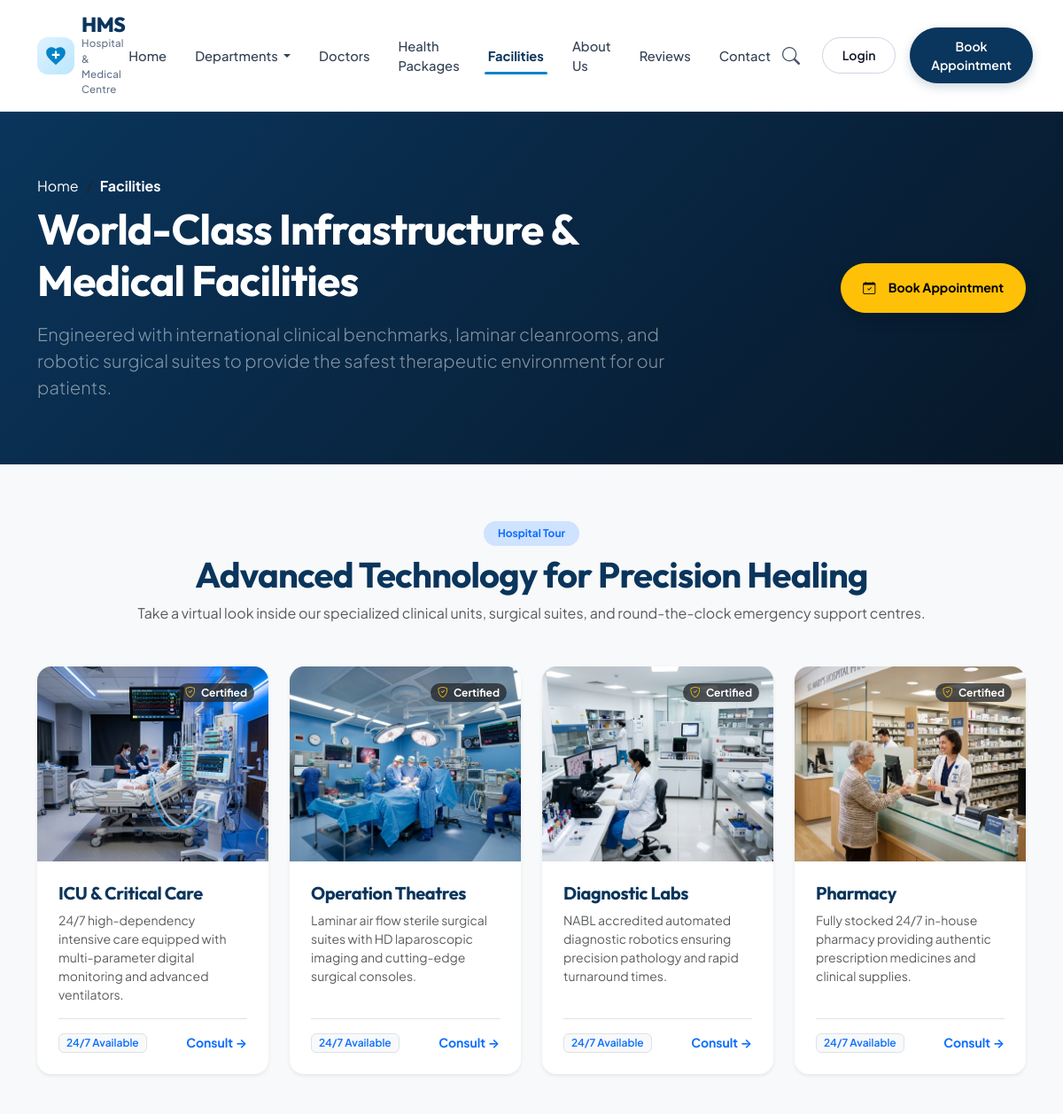
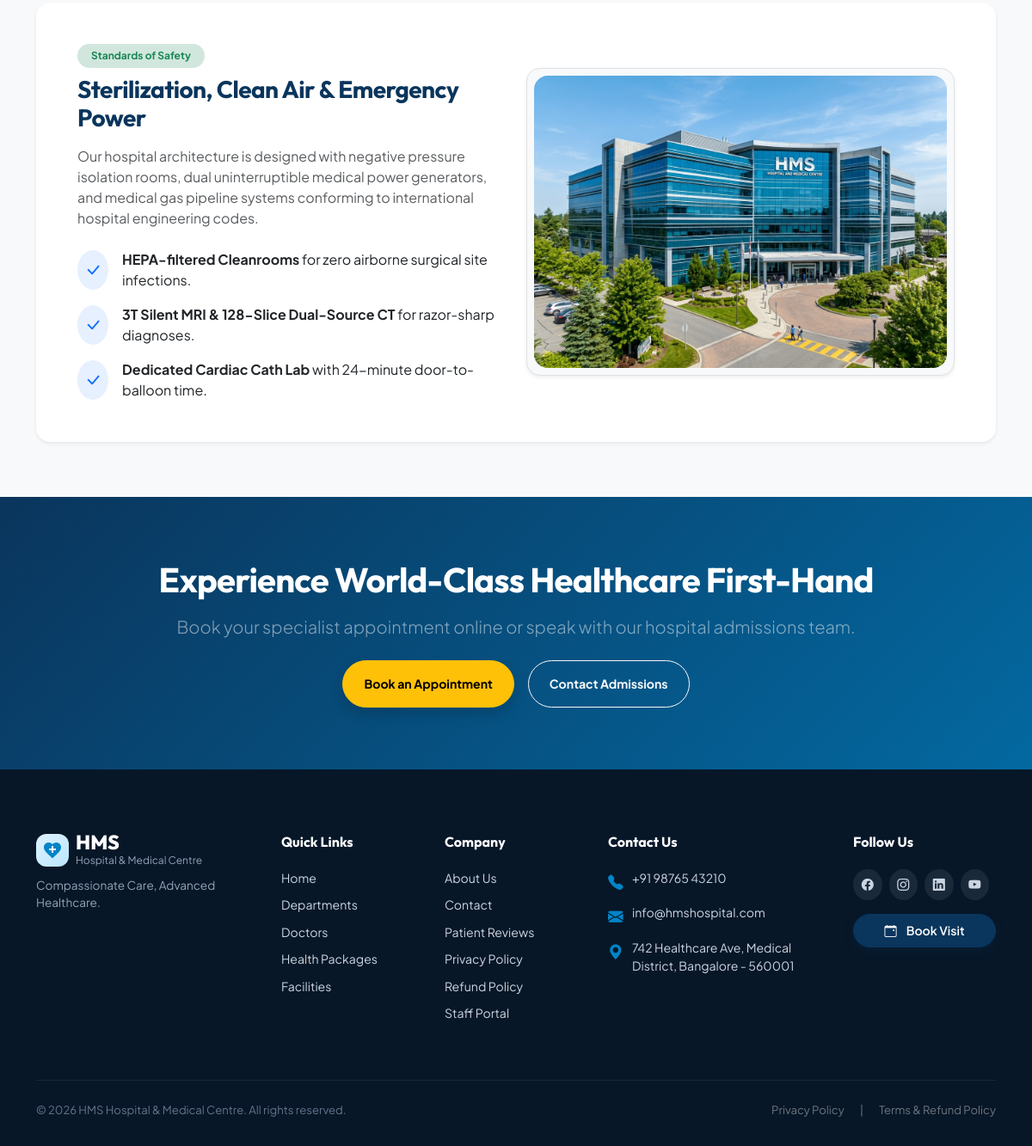
/gallery.php, run on the app's committed database (2 pictures, top to bottom).
### tables this page shows
CREATE TABLE IF NOT EXISTS `facilities` (
  `id` INT AUTO_INCREMENT PRIMARY KEY,
  `name` VARCHAR(100) NOT NULL,
  `image` VARCHAR(255) NOT NULL,
  `description` TEXT,
  `status` TINYINT(1) DEFAULT 1
);

### includes/functions.php (called while the page is built, shortened)
<?php
function isLoggedIn(): bool {
    return isset($_SESSION['user_id']) && !empty($_SESSION['user_id']);
}
function isAdmin(): bool {
    return isLoggedIn() && isset($_SESSION['user_role']) && $_SESSION['user_role'] === 'admin';
}

### gallery.php (the view, shortened to what this page needs)
<?php
require_once __DIR__ . '/includes/functions.php';
$db = getDB();
$facilities = [];
try {
    $stmt = $db->query("SELECT * FROM facilities WHERE status = 1 ORDER BY id ASC");
    $facilities = $stmt->fetchAll();
} catch (Exception $e) {
}
require_once __DIR__ . '/includes/header.php';
require_once __DIR__ . '/includes/navbar.php';
?>
<section class="py-5" style="background: linear-gradient(135deg, var(--hms-navy-primary) 0%, var(--hms-navy-dark) 100%); color: #ffffff;">
  <div class="container-xl py-4">
    <div class="row align-items-center">
      <div class="col-lg-8">
        <nav aria-label="breadcrumb">
          <ol class="breadcrumb mb-2 text-white-50 small">
            <li class="breadcrumb-item"><a href="index.php" class="text-white text-decoration-none">Home</a></li>
            <li class="breadcrumb-item active text-white fw-bold" aria-current="page">Facilities</li>
          </ol>
        </nav>
        <h1 class="display-5 fw-bold mb-3">World-Class Infrastructure &amp; Medical Facilities</h1>
        <p class="lead text-white-50 mb-0">Engineered with international clinical benchmarks, laminar cleanrooms, and robotic surgical suites to provide the safest therapeutic environment for our patients.</p>
      </div>
      <div class="col-lg-4 text-lg-end mt-4 mt-lg-0">
        <a href="book.php" class="btn btn-warning btn-lg px-4 py-3 fw-bold rounded-pill shadow">
          <i class="bi bi-calendar-check me-2"></i> Book Appointment
        </a>
      </div>
    </div>
  </div>
</section>
<section class="py-5 bg-light">
  <div class="container-xl py-3">
    <div class="text-center max-w-700 mx-auto mb-5">
      <span class="badge bg-primary-subtle text-primary fw-bold px-3 py-2 rounded-pill mb-2">Hospital Tour</span>
      <h2 class="fw-bold display-6" style="color: var(--hms-navy-primary);">Advanced Technology for Precision Healing</h2>
      <p class="text-muted">Take a virtual look inside our specialized clinical units, surgical suites, and round-the-clock emergency support centres.</p>
    </div>
    <div class="row g-4">
      <?php if (!empty($facilities)): ?>
        <?php foreach ($facilities as $fac): ?>
        <div class="col-md-6 col-lg-3">
          <div class="card h-100 border-0 shadow-sm rounded-4 overflow-hidden hover-lift transition">
            <div class="position-relative overflow-hidden" style="height: 220px;">
              <img src="<?= htmlspecialchars($fac['image']) ?>" alt="<?= htmlspecialchars($fac['name']) ?>" class="w-100 h-100 object-fit-cover" loading="lazy">
              <div class="position-absolute top-0 end-0 m-3">
                <span class="badge bg-dark bg-opacity-75 text-white px-2 py-1 rounded-pill small">
                  <i class="bi bi-shield-check text-warning me-1"></i> Certified
                </span>
              </div>
            </div>
            <div class="card-body p-4 d-flex flex-column justify-content-between">
              <div>
                <h5 class="fw-bold mb-2" style="color: var(--hms-navy-primary);"><?= htmlspecialchars($fac['name']) ?></h5>
                <p class="text-muted small mb-3"><?= htmlspecialchars($fac['description']) ?></p>
              </div>
              <div class="pt-3 border-top d-flex align-items-center justify-content-between">
                <span class="badge bg-light text-primary border px-2 py-1 small fw-semibold">24/7 Available</span>
                <a href="book.php" class="text-primary fw-bold small text-decoration-none">Consult &rarr;</a>
              </div>
            </div>
          </div>
        </div>
        <?php endforeach; ?>
      <?php endif; ?>
    </div>
    <div class="card border-0 shadow-sm rounded-4 p-4 p-md-5 mt-5 bg-white">
      <div class="row g-4 align-items-center">
        <div class="col-lg-6">
          <span class="badge bg-success-subtle text-success fw-bold px-3 py-2 rounded-pill mb-2">Standards of Safety</span>
          <h3 class="fw-bold mb-3" style="color: var(--hms-navy-primary);">Sterilization, Clean Air &amp; Emergency Power</h3>
          <p class="text-muted mb-4">Our hospital architecture is designed with negative pressure isolation rooms, dual uninterruptible medical power generators, and medical gas pipeline systems conforming to international hospital engineering codes.</p>
          <ul class="list-unstyled d-flex flex-column gap-3 mb-0">
            <li class="d-flex align-items-center gap-3">
              <div class="rounded-circle bg-primary bg-opacity-10 text-primary p-2">
                <i class="bi bi-check-lg fs-5"></i>
              </div>
              <div><strong>HEPA-filtered Cleanrooms</strong> for zero airborne surgical site infections.</div>
            </li>
            <li class="d-flex align-items-center gap-3">
              <div class="rounded-circle bg-primary bg-opacity-10 text-primary p-2">
                <i class="bi bi-check-lg fs-5"></i>
              </div>
              <div><strong>3T Silent MRI &amp; 128-Slice Dual-Source CT</strong> for razor-sharp diagnoses.</div>
            </li>
            <li class="d-flex align-items-center gap-3">
              <div class="rounded-circle bg-primary bg-opacity-10 text-primary p-2">
                <i class="bi bi-check-lg fs-5"></i>
              </div>
              <div><strong>Dedicated Cardiac Cath Lab</strong> with 24-minute door-to-balloon time.</div>
            </li>
          </ul>
        </div>
        <div class="col-lg-6">
          <div class="p-2 border rounded-4 bg-light shadow-sm">
            <img src="assets/images/hms-building.jpg" alt="HMS Infrastructure" class="img-fluid rounded-4 w-100" style="max-height: 340px; object-fit: cover;">
          </div>
        </div>
      </div>
    </div>
  </div>
</section>
<section class="py-5 text-white" style="background: linear-gradient(135deg, var(--hms-navy-primary) 0%, #0369a1 100%);">
  <div class="container-xl text-center py-4">
    <h2 class="display-6 fw-bold mb-3">Experience World-Class Healthcare First-Hand</h2>
    <p class="lead text-white-50 max-w-700 mx-auto mb-4">Book your specialist appointment online or speak with our hospital admissions team.</p>
    <div class="d-flex flex-wrap justify-content-center gap-3">
      <a href="book.php" class="btn btn-warning btn-lg px-4 py-3 fw-bold rounded-pill shadow">Book an Appointment</a>
      <a href="contact.php" class="btn btn-outline-light btn-lg px-4 py-3 fw-bold rounded-pill">Contact Admissions</a>
    </div>
  </div>
</section>
<?php require_once __DIR__ . '/includes/footer.php'; ?>

### includes/header.php (shortened to what this page needs)
<?php
require_once __DIR__ . '/functions.php';
?>
<!DOCTYPE html>
<html lang="en">
<head>
  <link href="https://cdn.jsdelivr.net/npm/bootstrap@5.3.3/dist/css/bootstrap.min.css" rel="stylesheet">
  <link href="https://cdn.jsdelivr.net/npm/bootstrap-icons@1.11.3/font/bootstrap-icons.min.css" rel="stylesheet">
  <link rel="stylesheet" href="assets/css/style.css">
</head>
<body>

### includes/navbar.php (shortened to what this page needs)
<?php
$currentPage = basename($_SERVER['PHP_SELF']);
?>
<header class="hms-site-header sticky-top" id="mainHeader">
  <div class="container-xl d-flex align-items-center justify-content-between py-3">
    <a href="index.php" class="d-flex align-items-center gap-2 text-decoration-none">
      <div class="hms-brand-icon">
      </div>
      <div>
        <div class="hms-brand-name">HMS</div>
        <div class="hms-brand-sub d-none d-sm-block">Hospital &amp; Medical Centre</div>
      </div>
    </a>
    <nav class="d-none d-lg-flex align-items-center gap-4">
      <a href="index.php" class="hms-nav-link <?= ($currentPage === 'index.php') ? 'active' : '' ?>">Home</a>
      <div class="dropdown">
        <a href="javascript:void(0)" class="hms-nav-link dropdown-toggle <?= in_array($currentPage, ['departments.php']) ? 'active' : '' ?>" data-bs-toggle="dropdown" aria-expanded="false">
          Departments
        </a>
      </div>
      <a href="index.php#doctors" class="hms-nav-link">Doctors</a>
      <a href="index.php#packages" class="hms-nav-link">Health Packages</a>
      <a href="gallery.php" class="hms-nav-link <?= ($currentPage === 'gallery.php') ? 'active' : '' ?>">Facilities</a>
      <a href="about.php" class="hms-nav-link <?= ($currentPage === 'about.php') ? 'active' : '' ?>">About Us</a>
      <a href="reviews.php" class="hms-nav-link <?= ($currentPage === 'reviews.php') ? 'active' : '' ?>">Reviews</a>
      <a href="contact.php" class="hms-nav-link <?= ($currentPage === 'contact.php') ? 'active' : '' ?>">Contact</a>
    </nav>
    <div class="d-flex align-items-center gap-2 gap-sm-3">
      <button type="button" class="btn btn-link hms-search-trigger" data-bs-toggle="modal" data-bs-target="#searchModal" title="Search doctors & treatments">
        <i class="bi bi-search fs-5"></i>
      </button>
      <?php if (isAdmin()): ?>
        <a href="admin/index.php" class="btn hms-btn-outline-pill">
          <i class="bi bi-speedometer2 me-1"></i> Admin Panel
        </a>
      <?php else: ?>
        <a href="admin/login.php" class="btn hms-btn-outline-pill">Login</a>
      <?php endif; ?>
      <a href="book.php" class="btn hms-btn-primary-pill d-none d-sm-inline-flex">Book Appointment</a>
    </div>
  </div>
</header>

### includes/footer.php (shortened to what this page needs)
  <footer class="hms-main-footer">
    <div class="container-xl">
      <div class="row g-4">
        <div class="col-12 col-md-4 col-lg-3">
          <div class="d-flex align-items-center gap-2 mb-2">
            <div class="hms-brand-icon" style="width: 38px; height: 38px;">
            </div>
            <div>
              <div class="hms-footer-brand-title">HMS</div>
              <div style="font-size: 0.75rem; color: #94a3b8;">Hospital &amp; Medical Centre</div>
            </div>
          </div>
          <div class="hms-footer-tagline">
            <?= SITE_TAGLINE ?>.
          </div>
        </div>
        <div class="col-6 col-md-2 col-lg-2">
          <div class="hms-footer-heading">Quick Links</div>
          <ul class="hms-footer-links">
            <li><a href="index.php">Home</a></li>
            <li><a href="index.php#departments">Departments</a></li>
            <li><a href="index.php#doctors">Doctors</a></li>
            <li><a href="index.php#packages">Health Packages</a></li>
            <li><a href="gallery.php">Facilities</a></li>
          </ul>
        </div>
        <div class="col-6 col-md-2 col-lg-2">
          <div class="hms-footer-heading">Company</div>
          <ul class="hms-footer-links">
            <li><a href="about.php">About Us</a></li>
            <li><a href="contact.php">Contact</a></li>
            <li><a href="reviews.php">Patient Reviews</a></li>
            <li><a href="privacy.php">Privacy Policy</a></li>
            <li><a href="refund.php">Refund Policy</a></li>
            <li><a href="admin/login.php">Staff Portal</a></li>
          </ul>
        </div>
        <div class="col-12 col-md-4 col-lg-3">
          <div class="hms-footer-heading">Contact Us</div>
          <div class="hms-contact-item">
            <i class="bi bi-telephone-fill"></i>
            <div><?= SITE_PHONE ?></div>
          </div>
          <div class="hms-contact-item">
            <i class="bi bi-envelope-fill"></i>
            <div><?= SITE_EMAIL ?></div>
          </div>
          <div class="hms-contact-item">
            <i class="bi bi-geo-alt-fill"></i>
            <div><?= SITE_ADDRESS ?></div>
          </div>
        </div>
        <div class="col-12 col-lg-2">
          <div class="hms-footer-heading">Follow Us</div>
          <div class="d-flex align-items-center mb-3">
            <a href="javascript:void(0)" class="hms-social-icon" title="Facebook"><i class="bi bi-facebook"></i></a>
            <a href="javascript:void(0)" class="hms-social-icon" title="Instagram"><i class="bi bi-instagram"></i></a>
            <a href="javascript:void(0)" class="hms-social-icon" title="LinkedIn"><i class="bi bi-linkedin"></i></a>
            <a href="javascript:void(0)" class="hms-social-icon" title="YouTube"><i class="bi bi-youtube"></i></a>
          </div>
          <a href="book.php" class="btn hms-btn-primary-pill btn-sm w-100 py-2">
            <i class="bi bi-calendar-event me-1"></i> Book Visit
          </a>
        </div>
      </div>
      <div class="d-flex flex-column flex-sm-row align-items-center justify-content-between hms-footer-bottom gap-2">
        <div>
          &copy; <?= date('Y') ?> HMS Hospital &amp; Medical Centre. All rights reserved.
        </div>
        <div>
          <a href="privacy.php" class="text-secondary text-decoration-none me-3">Privacy Policy</a>
          <span>|</span>
          <a href="refund.php" class="text-secondary text-decoration-none ms-3">Terms &amp; Refund Policy</a>
        </div>
      </div>
    </div>
  </footer>
</body>
</html>

### assets/css/style.css (style rules this page uses)
:root { --hms-font-sans: 'Plus Jakarta Sans', -apple-system, BlinkMacSystemFont, 'Segoe UI', Roboto, sans-serif; --hms-font-heading: 'Outfit', 'Plus Jakarta Sans', sans-serif; --hms-primary: #0d6efd; --hms-primary-dark: #1d4ed8; --hms-primary-light: #e0edff; --hms-secondary: #64748b; --hms-success: #10b981; --hms-success-light: #d1fae5; --hms-warning: #f59e0b; --hms-warning-light: #fef3c7; --hms-danger: #ef4444; --hms-danger-light: #fee2e2; --hms-info: #0ea5e9; --hms-info-light: #e0f2fe; --hms-bg: #f8fafc; --hms-card-bg: #ffffff; --hms-border: #e2e8f0; --hms-text-main: #1e293b; --hms-text-muted: #64748b; --hms-sidebar-width: 260px; --hms-header-height: 68px; --hms-shadow-sm: 0 1px 2px 0 rgba(0, 0, 0, 0.05); --hms-shadow-md: 0 4px 6px -1px rgba(0, 0, 0, 0.07), 0 2px 4px -2px rgba(0, 0, 0, 0.05); --hms-shadow-lg: 0 10px 15px -3px rgba(0, 0, 0, 0.08), 0 4px 6px -4px rgba(0, 0, 0, 0.04); --hms-radius: 12px; }
body { font-family: var(--hms-font-sans); background-color: var(--hms-bg); color: var(--hms-text-main); min-height: 100vh; margin: 0; padding: 0; overflow-x: hidden; -webkit-font-smoothing: antialiased; -moz-osx-font-smoothing: grayscale; }
h1, h2, h3, h4, h5, h6, .hms-header-title, .stat-card-count, .stat-pastel-count, .stat-value, .metric-number-text, .brand-title, .hms-sidebar-brand span, .login-heading, .login-brand-title { font-family: var(--hms-font-heading); letter-spacing: -0.02em; }
.btn { font-weight: 500; border-radius: 8px; padding: 0.55rem 1rem; font-size: 0.88rem; display: inline-flex; align-items: center; justify-content: center; gap: 0.4rem; transition: all 0.15s ease-in-out; }

### data on the page
facilities: image (picture), name "ICU & Critical Care", description "24/7 high-dependency intensive care equipped with multi-parameter digital monitoring and advanced ventilators."
facilities: image (picture), name "Operation Theatres", description "Laminar air flow sterile surgical suites with HD laparoscopic imaging and cutting-edge surgical consoles."
facilities: image (picture), name "Diagnostic Labs", description "NABL accredited automated diagnostic robotics ensuring precision pathology and rapid turnaround times."
facilities: image (picture), name "Pharmacy", description "Fully stocked 24/7 in-house pharmacy providing authentic prescription medicines and clinical supplies."

### other printed values
SITE_TAGLINE "Compassionate Care, Advanced Healthcare"
SITE_PHONE "+91 98765 43210"
SITE_EMAIL "info@hmshospital.com"
SITE_ADDRESS "742 Healthcare Ave, Medical District, Bangalore - 560001"
